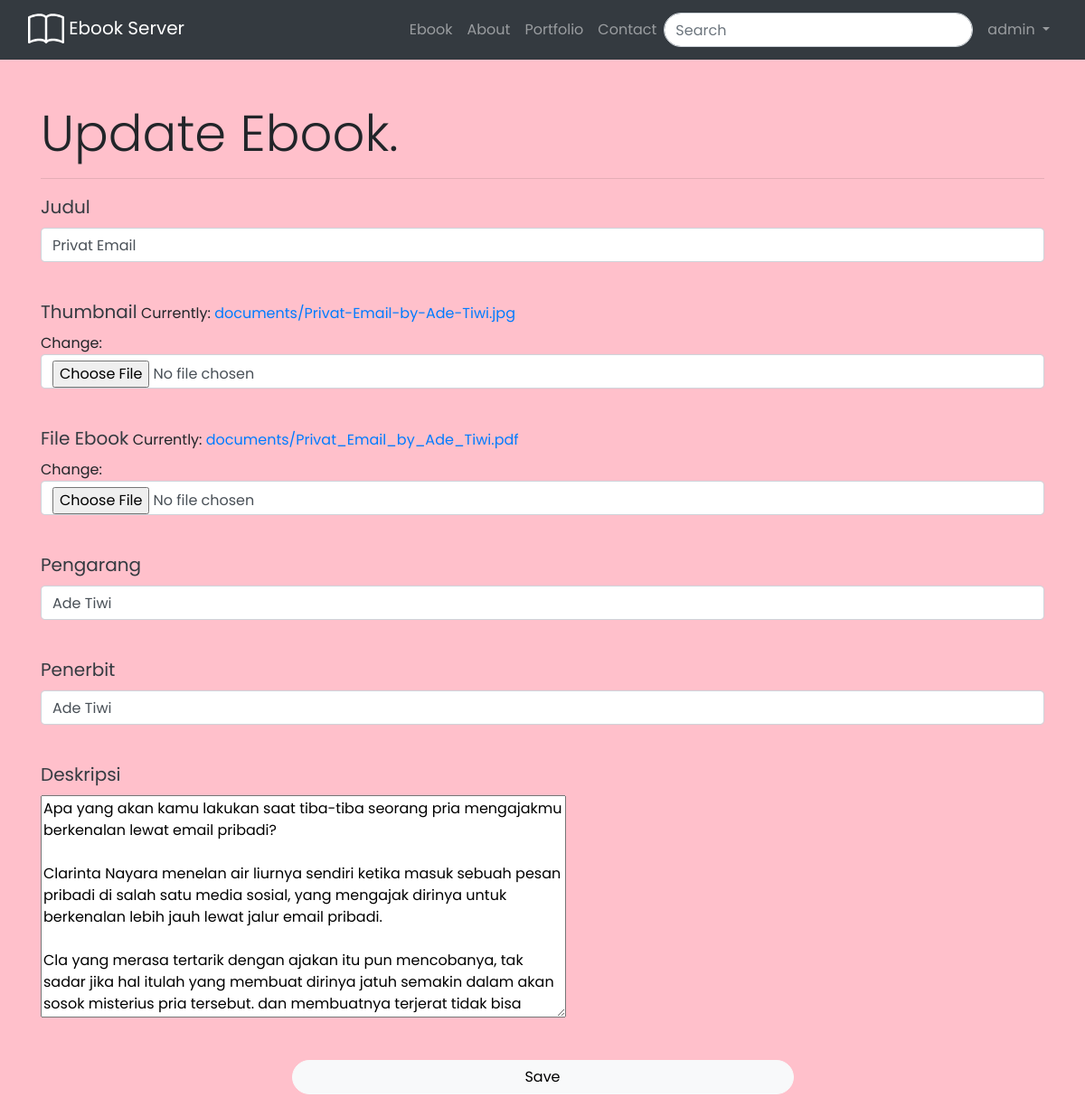
/ebook/update/10 (signed in), run on an earlier commit of the app's database.
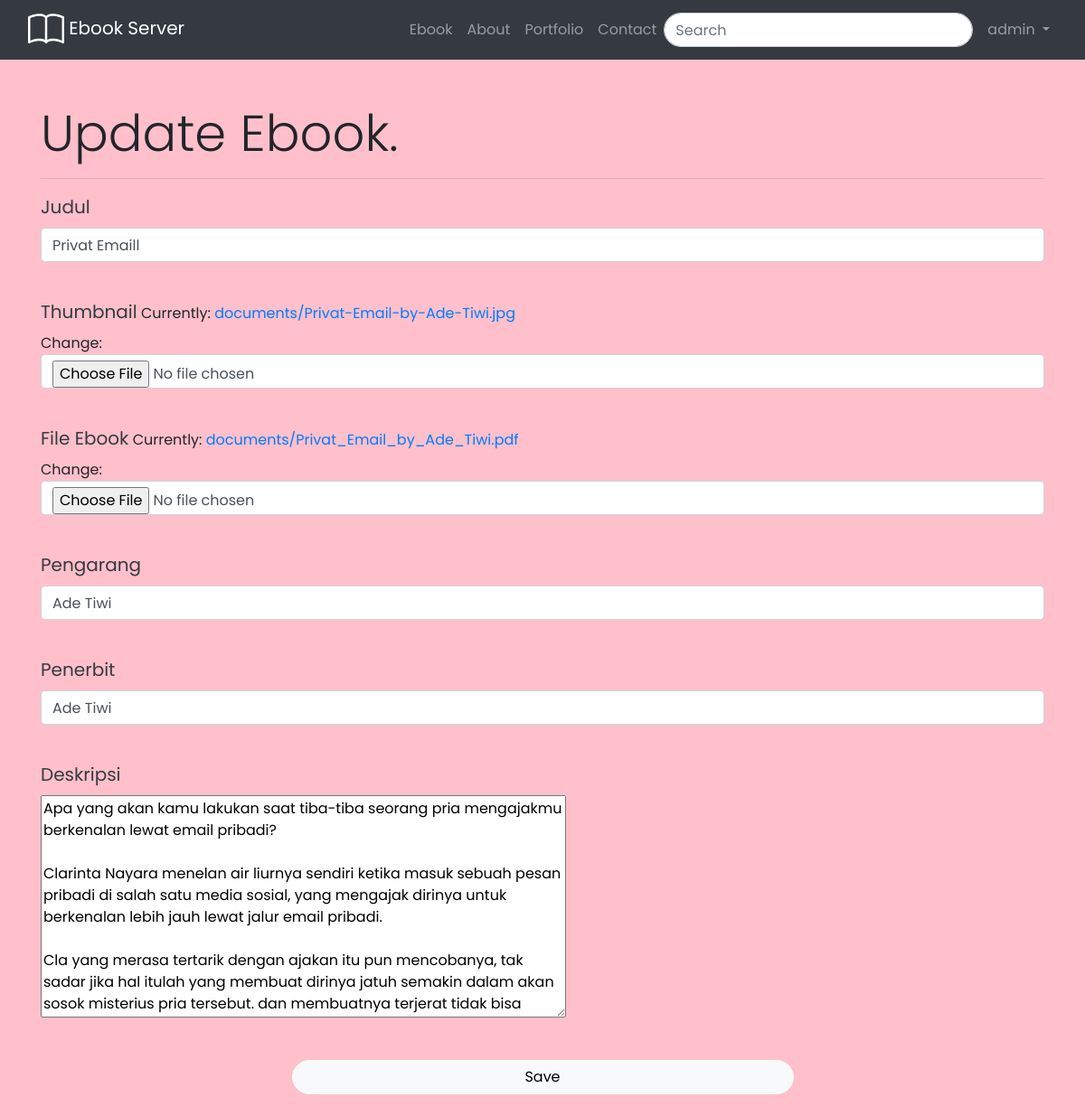
And on a later commit of the database.
### ebook/models.py (models this page shows, shortened)
class Ebook(models.Model):
	judul = models.CharField(max_length=255, blank=True)
	thumbnail = models.ImageField(upload_to='documents/', default="/default-img.png")
	author = models.ForeignKey(User, on_delete=models.CASCADE, default=1, blank=True, null=True)
	file = models.FileField(upload_to='documents/')
	upload = models.DateTimeField(auto_now_add=True)
	pengarang = models.CharField(max_length=255, blank=True)
	penerbit = models.CharField(max_length=255, blank=True)
	deskripsi = models.TextField(default="Beautiful masterpiece")
	slug = models.SlugField(blank=True, editable=False)

### ebook/views.py (the view)
# urls.py: path('update/<int:ebook_id>', views.updateEbook, name="updateEbook"),
@login_required(login_url="/auth/signin/")
def updateEbook(request, ebook_id):
	update_ebook = Ebook.objects.get(id=ebook_id)
	data = {
		'judul' : update_ebook.judul,
		'thumbnail':update_ebook.thumbnail,
		'file'	: update_ebook.file,
		'pengarang' : update_ebook.pengarang,
		'penerbit' : update_ebook.penerbit,
		'deskripsi' : update_ebook.deskripsi,
	}
	update_ebook_form = EbookForm(request.POST or None, request.FILES or None, initial=data, instance=update_ebook)
	if request.method == 'POST':
		if update_ebook_form.is_valid():
			update_ebook_form.save()
		return redirect('auth:profile')
	context = {
		'update_ebook_form' : update_ebook_form,
	}
	print()
	return render(request, 'ebook/update.html', context)

### ebook/forms.py
class EbookForm(forms.ModelForm):
	class Meta:
		model = Ebook
		fields = ['judul', 'thumbnail', 'file', 'pengarang', 'penerbit', 'deskripsi']

### templates/ebook/update.html (shortened to what this page needs)
{% load static %}
<!DOCTYPE html>
<html>
<head>
	<link rel="stylesheet" href="{% static "css/ebook.css" %}">
	<link rel="stylesheet" href="https://stackpath.bootstrapcdn.com/bootstrap/4.5.2/css/bootstrap.min.css">
</head>
</head>
<body style="background-color: pink">
	{% include "navbar.html" %}
	<br><br>
	<div class="container bg-transparent">
		<h1 class="display-4">Update Ebook.</h1>
		<hr>
		<form method="post" enctype="multipart/form-data">
			<div class="form-group">
				<label for="" style="color: #343A40; font-size: 20px">Judul</label>
				{{ update_ebook_form.judul }}<br>
			</div>
			<div class="form-group">
				<label for="" style="color: #343A40; font-size: 20px";>Thumbnail</label>
				{{ update_ebook_form.thumbnail }}<br>
			</div>
			<div class="form-group">
				<label for="" style="color: #343A40; font-size: 20px";>File Ebook</label>
				{{ update_ebook_form.file }}<br>
			</div>
			<div class="form-group">
				<label for="" style="color: #343A40; font-size: 20px";>Pengarang</label>
				{{ update_ebook_form.pengarang }}<br>
			</div>
			<div class="form-group">
				<label for="" style="color: #343A40; font-size: 20px";>Penerbit</label>
				{{ update_ebook_form.penerbit }}<br>
			</div>
			<div class="form-group">
				<label for="" style="color: #343A40; font-size: 20px";>Deskripsi</label>
				<br>
				{{ update_ebook_form.deskripsi }}<br>
			</div>
			<br>
			<div align="center">
				<input id="submit" style="width: 50%; color: black" class="btn btn-light rounded-pill" type="submit" value="Save">
			</div>
		</form>
		<br>
	</div>
</body>
</html>

What changed in the data, as far as the page shows it:
changed Ebook "Ade Tiwi": judul "Privat Email" → "Privat Emaill"
